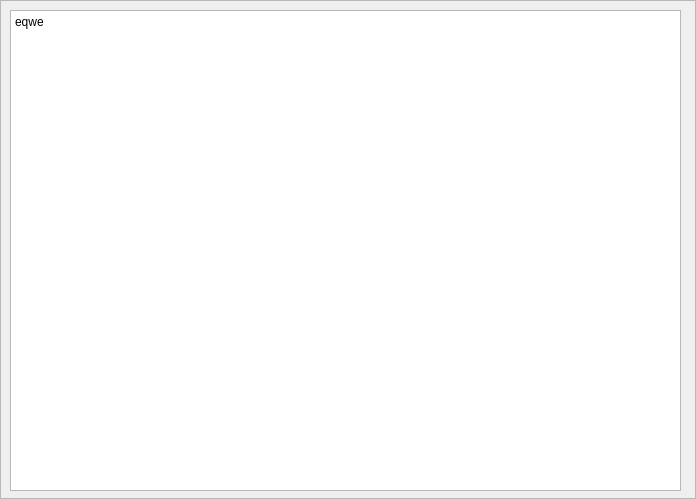
<?xml version="1.0" encoding="UTF-8"?>
<ui version="4.0">
 <class>Frame</class>
 <widget class="QFrame" name="Frame">
  <property name="geometry">
   <rect>
    <x>0</x>
    <y>0</y>
    <width>696</width>
    <height>499</height>
   </rect>
  </property>
  <property name="windowTitle">
   <string>Frame</string>
  </property>
  <property name="frameShape">
   <enum>QFrame::StyledPanel</enum>
  </property>
  <property name="frameShadow">
   <enum>QFrame::Raised</enum>
  </property>
  <widget class="QTextBrowser" name="textBrowser">
   <property name="geometry">
    <rect>
     <x>10</x>
     <y>10</y>
     <width>671</width>
     <height>481</height>
    </rect>
   </property>
   <property name="html">
    <string>&lt;!DOCTYPE HTML PUBLIC &quot;-//W3C//DTD HTML 4.0//EN&quot; &quot;http://www.w3.org/TR/REC-html40/strict.dtd&quot;&gt;
&lt;html&gt;&lt;head&gt;&lt;meta name=&quot;qrichtext&quot; content=&quot;1&quot; /&gt;&lt;style type=&quot;text/css&quot;&gt;
p, li { white-space: pre-wrap; }
&lt;/style&gt;&lt;/head&gt;&lt;body style=&quot; font-family:'Noto Sans CJK SC'; font-size:9pt; font-weight:400; font-style:normal;&quot;&gt;
&lt;p style=&quot; margin-top:0px; margin-bottom:0px; margin-left:0px; margin-right:0px; -qt-block-indent:0; text-indent:0px;&quot;&gt;eqwe&lt;/p&gt;&lt;/body&gt;&lt;/html&gt;</string>
   </property>
  </widget>
 </widget>
 <resources/>
 <connections/>
</ui>
